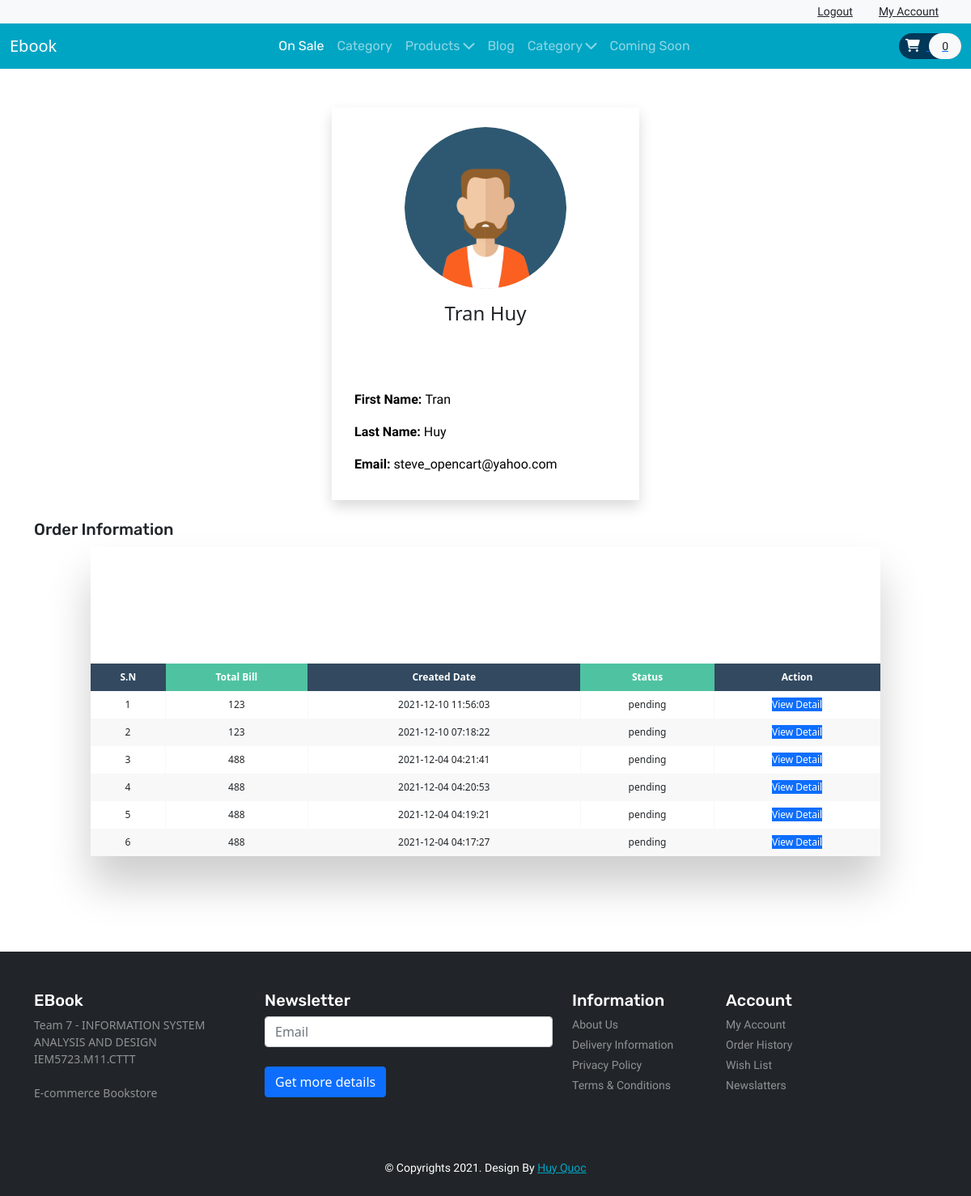
The page /user.php (signed in) on the database its author committed.
### tables this page shows
CREATE TABLE IF NOT EXISTS `user` (
  `userID` int(11) NOT NULL AUTO_INCREMENT,
  `firstName` varchar(100) DEFAULT NULL,
  `lastName` varchar(100) DEFAULT NULL,
  `email` varchar(200) NOT NULL,
  `contact` varchar(150) DEFAULT NULL,
  `address` varchar(255) DEFAULT NULL,
  `password` varchar(200) NOT NULL,
  `profileImage` varchar(255) DEFAULT NULL,
  `registerDate` datetime DEFAULT NULL,
  PRIMARY KEY (`userID`)
);

CREATE TABLE IF NOT EXISTS `order` (
  `id` int(10) UNSIGNED NOT NULL AUTO_INCREMENT,
  `userID` int(11) NOT NULL,
  `customer_name` varchar(150) DEFAULT NULL,
  `customer_contact` varchar(20) DEFAULT NULL,
  `customer_email` varchar(150) DEFAULT NULL,
  `customer_address` varchar(255) DEFAULT NULL,
  `total` double DEFAULT NULL,
  `status` varchar(50) DEFAULT NULL,
  `created_date` datetime DEFAULT NULL,
  PRIMARY KEY (`id`)
);

### helper.php (called while the page is built, shortened)
<?php
function get_user_info($con, $userID){
    $query = "SELECT * FROM user WHERE userID=?";
    $q = mysqli_stmt_init($con);
    mysqli_stmt_prepare($q, $query);
    mysqli_stmt_bind_param($q, 'i', $userID);
    mysqli_stmt_execute($q);
    $result = mysqli_stmt_get_result($q);
    $row = mysqli_fetch_array($result);
    return empty($row) ? false : $row;
}

### user.php (the view, shortened to what this page needs)
<?php
include ('header.php');
include ('helper.php');
$is_user_logged_in = isset($_SESSION['userID']) ? true: false;
$userID = $_SESSION['userID'];
$user = get_user_info($con, $userID);
?>
<section id="main-site">
    <div class="container py-5">
        <div class="row">
            <div class="col-4 offset-4 shadow py-4">
                <div class="upload-profile-image d-flex justify-content-center pb-5">
                    <div class="text-center">
                        <img class="img rounded-circle" style="width: 200px; height: 200px;" src="<?php echo isset($user['profileImage']) ? $user['profileImage'] : './assets/profile/beard.png'; ?>" alt="">
                        <h4 class="py-3">
                            <?php
                            if(isset($user['firstName'])){
                                printf('%s %s', $user['firstName'], $user['lastName'] );
                            }
                            ?>
                        </h4>
                    </div>
                </div>
                <div class="user-info px-3">
                    <ul class="font-ubuntu navbar-nav">
                        <li class="nav-link" style="color: black"><b>First Name: </b><span><?php echo isset($user['firstName']) ? $user['firstName'] : ''; ?></span></li>
                        <li class="nav-link" style="color: black"><b>Last Name: </b><span><?php echo isset($user['lastName']) ? $user['lastName'] : ''; ?></span></li>
                        <li class="nav-link" style="color: black"><b>Email: </b><span><?php echo isset($user['email']) ? $user['email'] : ''; ?></span></li>
                    </ul>
                </div>
            </div>
        </div>
        <br>
            <h2 class="font-rubik font-size-20">Order Information</h2>
            <div class="table-wrapper">
                <table class="fl-table">
                    <thead>
                    <tr>
                        <th>S.N</th>
                        <th>Total Bill</th>
                        <th>Created Date</th>
                        <th>Status</th>
                        <th>Action</th>
                    </tr>
                    </thead>
                    <tbody>
                    <?php
                    if($is_user_logged_in)
                    {
                        $sql= "SELECT id,userID, total, status, created_date FROM `order`  WHERE userID='$userID' ORDER BY id DESC";
                        $res= mysqli_query($con,$sql);
                        $count= mysqli_num_rows($res);
                        $sn=1;
                        if($count>0)
                        {
                            while($row = mysqli_fetch_assoc($res))
                            {
                                $id=$row['id'];
                                $total= $row['total'];
                                $status=$row['status'];
                                $created_date=$row['created_date'];
                                ?>
                                <tr>
                                    <td><?php echo $sn++?></td>
                                    <td><?php echo $total?></td>
                                    <td><?php echo $created_date?></td>
                                    <td>
                                        <?php
                                        if($status=="pending")
                                        {
                                            echo "<label>$status</label>";
                                        }
                                        elseif($status=="On Delivery")
                                        {
                                            echo "<label style='color:orange;'>$status</label>";
                                        }
                                        elseif($status=="Delivered")
                                        {
                                            echo "<label style='color:green;'>$status</label>";
                                        }
                                        elseif($status=="Be Cannel")
                                        {
                                            echo "<label style='color:red;'>$status</label>";
                                        }
                                        ?>
                                    </td>
                                    <td>
                                        <a href="<?php SITEURL ?>order-detail.php?id=<?php echo $id;?>" class="btn-primary" style="text-decoration: none;">View Detail </a>
                                    </td>
                                    <br>
                                </tr>
                                <?php
                            }
                        }
                        else
                        {
                            echo "<tr><td colspan='12' class ='error'>Order Item not Available</td></tr>";
                        }
                    }
                    ?>
                </table>
            </div>
    </div>
</section>
<?php
include ('footer.php');
?>

### style.css (style rules this page uses)
.font-rubik { font-family: "Rubik", cursive; }
.font-size-20 { font-size: 20px; }
:root { --font-ubuntu: 'Ubuntu', monospace; --color-border: #e5e5e5; }
.font-ubuntu { font-family: var(--font-ubuntu); }
.table-wrapper { margin: 10px 70px 70px; box-shadow: 0px 35px 50px rgba( 0, 0, 0, 0.2 ); }
.fl-table { border-radius: 5px; font-size: 12px; font-weight: normal; border: none; border-collapse: collapse; width: 100%; max-width: 100%; white-space: nowrap; background-color: white; }
.fl-table td, .fl-table th { text-align: center; padding: 8px; }
.fl-table td { border-right: 1px solid #f8f8f8; font-size: 12px; }
.fl-table thead th { color: #ffffff; background: #4FC3A1; }
.fl-table thead th:nth-child(odd) { color: #ffffff; background: #324960; }
.fl-table tr:nth-child(even) { background: #F8F8F8; }

### rows shown on the page
user: profileImage (picture), firstName "Tran", lastName "Huy", email "steve_opencart@yahoo.com"
order: total "123", created_date "2021-12-10 11:56:03", status "pending"
order: total "123", created_date "2021-12-10 07:18:22", status "pending"
order: total "488", created_date "2021-12-04 04:21:41", status "pending"
order: total "488", created_date "2021-12-04 04:20:53", status "pending"
order: total "488", created_date "2021-12-04 04:19:21", status "pending"
order: total "488", created_date "2021-12-04 04:17:27", status "pending"

### other values the page prints
count($product->getData('cart')) "0"
